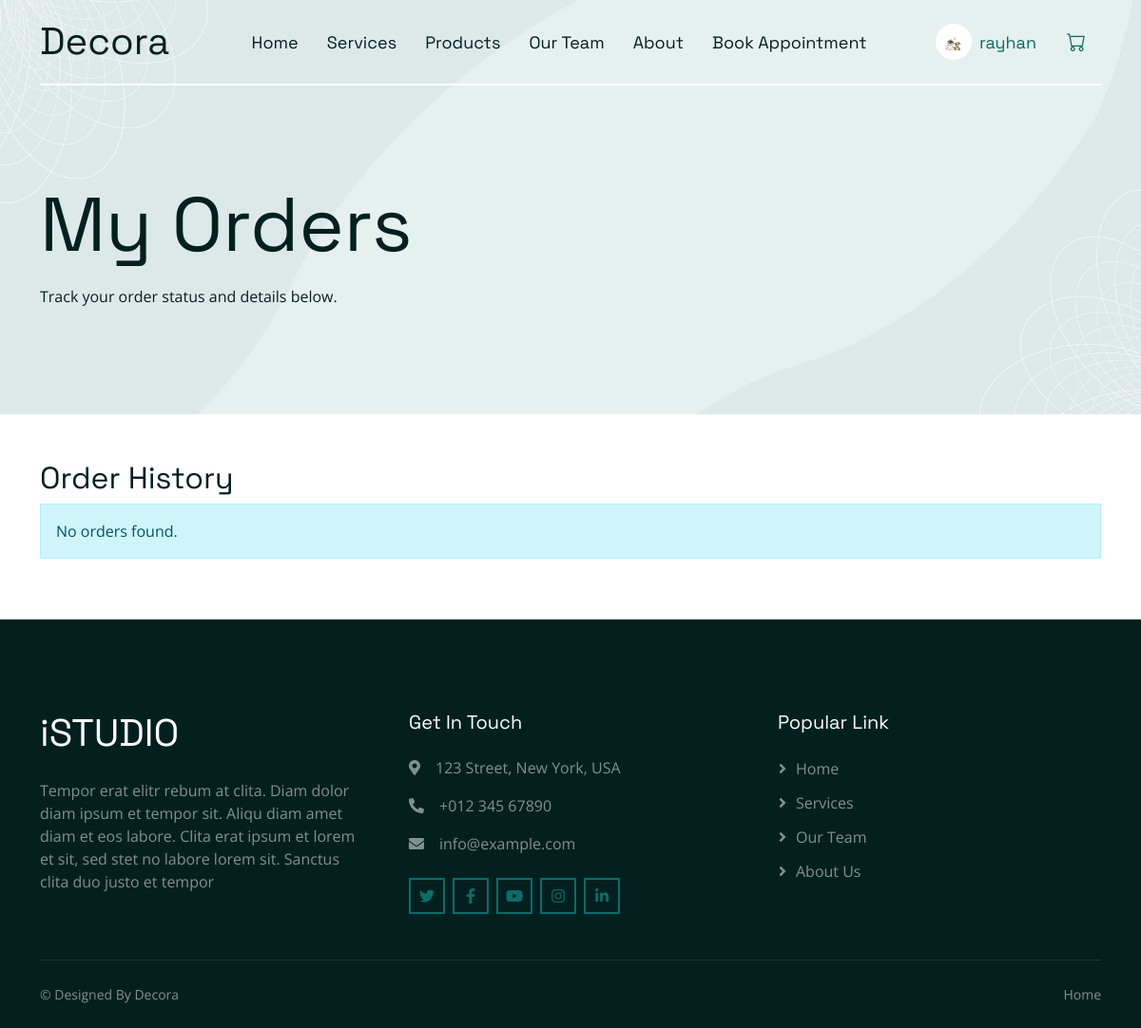
The app's page /order_tracking.php (signed in), older data.
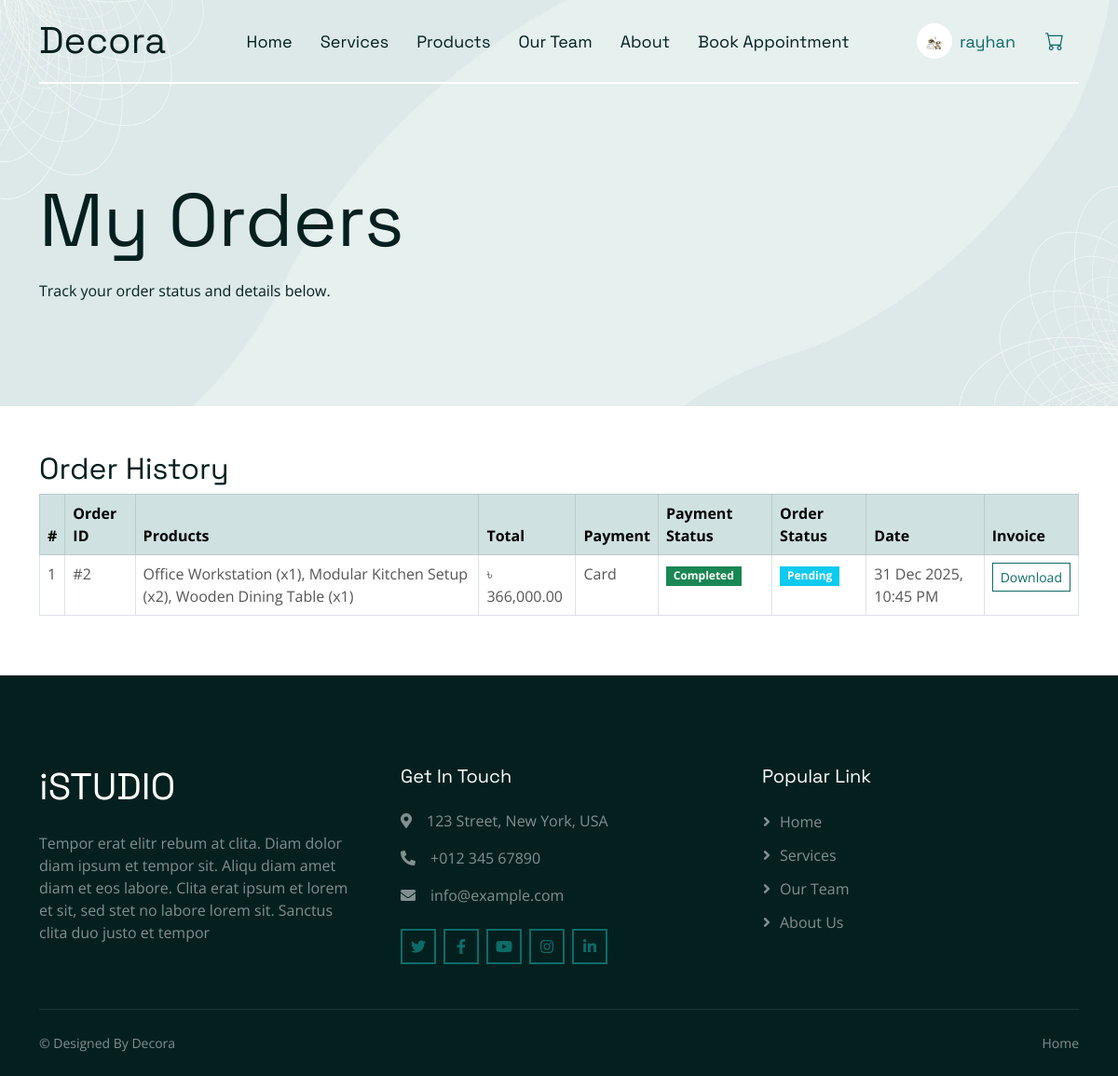
The same page, newer data.
### tables this page shows
CREATE TABLE `orders` (
  `id` int(11) NOT NULL,
  `user_id` int(11) NOT NULL,
  `full_name` varchar(255) NOT NULL,
  `phone` varchar(50) NOT NULL,
  `address` text NOT NULL,
  `notes` text DEFAULT NULL,
  `total_amount` decimal(10,2) NOT NULL,
  `payment_method` varchar(50) NOT NULL,
  `status` enum('pending','accepted','completed','cancelled') DEFAULT 'pending',
  `created_at` timestamp NOT NULL DEFAULT current_timestamp(),
  `invoice_token` varchar(50) DEFAULT NULL
);

CREATE TABLE `payments` (
  `id` int(11) NOT NULL,
  `user_id` int(11) NOT NULL,
  `total_amount` decimal(10,2) NOT NULL,
  `payment_method` varchar(50) DEFAULT NULL,
  `status` enum('pending','completed','failed') DEFAULT 'pending',
  `created_at` timestamp NOT NULL DEFAULT current_timestamp(),
  `order_status` enum('pending','accepted','shipped','delivered','cancelled') DEFAULT 'pending'
);

### order_tracking.php (the view, shortened to what this page needs)
<!DOCTYPE html>
<html lang="en">
<head>
    <link href="https://cdnjs.cloudflare.com/ajax/libs/font-awesome/5.10.0/css/all.min.css" rel="stylesheet">
    <link href="https://cdn.jsdelivr.net/npm/bootstrap-icons@1.4.1/font/bootstrap-icons.css" rel="stylesheet">
    <link href="lib/animate/animate.min.css" rel="stylesheet">
    <link href="lib/owlcarousel/assets/owl.carousel.min.css" rel="stylesheet">
    <link href="css/bootstrap.min.css" rel="stylesheet">
    <link href="css/style.css" rel="stylesheet">
    <link href="css/my_style.css" rel="stylesheet">
</head>
<body>
<?php include("inc/nav.php"); ?>
<div class="container-fluid pb-5 bg-primary hero-header">
    <div class="container py-5">
        <div class="row align-items-center">
            <div class="col-lg-6 text-white">
                <h1 class="display-1">My Orders</h1>
                <p class="mt-3 text-dark">Track your order status and details below.</p>
            </div>
        </div>
    </div>
</div>
<div class="container py-5">
    <h2>Order History</h2>
    <?php
    $sql = "
    SELECT
        o.id AS order_id,
        o.created_at AS order_created,
        o.total_amount,
        o.payment_method,
        o.status AS order_status,
        p.status AS payment_status
    FROM orders o
    LEFT JOIN payments p
        ON p.user_id = o.user_id
    AND p.total_amount = o.total_amount
    AND ABS(TIMESTAMPDIFF(SECOND, o.created_at, p.created_at)) <= 3
    WHERE o.user_id = $user_id
    ORDER BY o.created_at DESC
    ";
    $result = $mydb->query($sql);
    if($result && $result->num_rows > 0):
    ?>
    <table class="table table-bordered">
    <thead class="table-primary">
    <tr>
    <th>#</th>
    <th>Order ID</th>
    <th>Products</th>
    <th>Total</th>
    <th>Payment</th>
    <th>Payment Status</th>
    <th>Order Status</th>
    <th>Date</th>
    <th>Invoice</th>
    </tr>
    </thead>
    <tbody>
    <?php $i=1; while($row = $result->fetch_object()): ?>
    <?php
    $products = [];
    $q = $mydb->query("
        SELECT pr.product_name, oi.quantity
        FROM order_items oi
        JOIN products pr ON pr.id = oi.product_id
        WHERE oi.order_id = $row->order_id
    ");
    while($p = $q->fetch_object()){
        $products[] = $p->product_name." (x".$p->quantity.")";
    }
    ?>
    <tr>
    <td><?= $i++ ?></td>
    <td>#<?= $row->order_id ?></td>
    <td><?= implode(", ", $products) ?></td>
    <td>৳ <?= number_format($row->total_amount,2) ?></td>
    <td><?= ucfirst($row->payment_method) ?></td>
    <td>
    <span class="badge bg-success">
    <?= ucfirst($row->payment_status ?? 'pending') ?>
    </span>
    </td>
    <td>
    <span class="badge bg-info"><?= ucfirst($row->order_status) ?></span>
    </td>
    <td><?= date("d M Y, h:i A", strtotime($row->order_created)) ?></td>
    <td>
    <a href="download_invoice.php?order_id=<?= $row->order_id ?>"
    class="btn btn-sm btn-outline-primary">Download</a>
    </td>
    </tr>
    <?php endwhile; ?>
    </tbody>
    </table>
    <?php else: ?>
    <div class="alert alert-info">No orders found.</div>
    <?php endif; ?>
    </div>
<?php include("inc/footer.php"); ?>
</body>
</html>

Row changes from the older to the newer data that the page shows:
added orders: id "2", products "Office Workstation (x1), Modular Kitchen Setup (x2), Wooden Dining Table (x1)", total_amount "366,000.00", payment_method "Card", payments.status "Completed", status "Pending", created_at "31 Dec 2025, 10:45 PM"
Text that changed along with them:
text no longer shown: "No orders found."
text now shown: "# Order ID Products Total Payment Payment Status Order Status Date Invoice"
